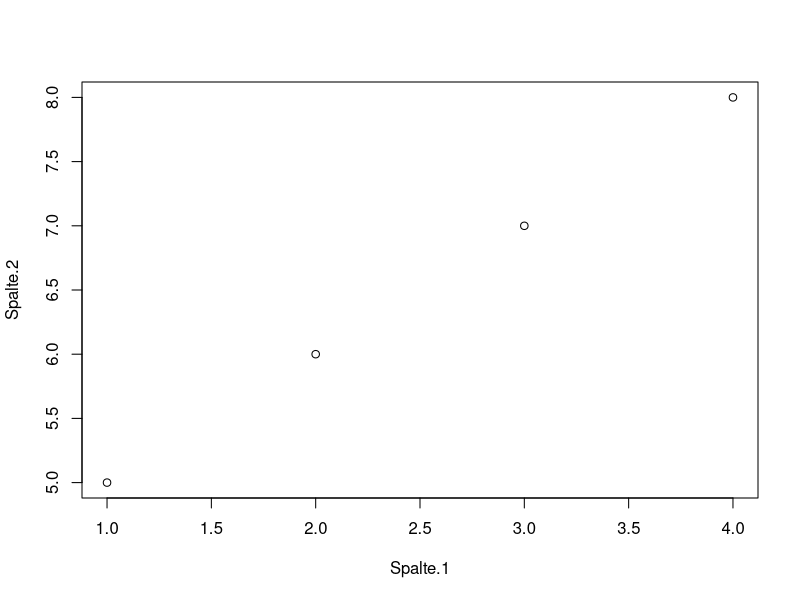

Reproduce this figure in R.
## ---- chunk 1
dat <- data.frame("Spalte 1" = c(1,2,3,4), "Spalte 2" = c(5,6,7,8))
plot(dat)
## ---- chunk 2
2+4
## ---- chunk 3
data <- cars[1:4, ]
knitr::kable(data, caption = "Tabelle")
